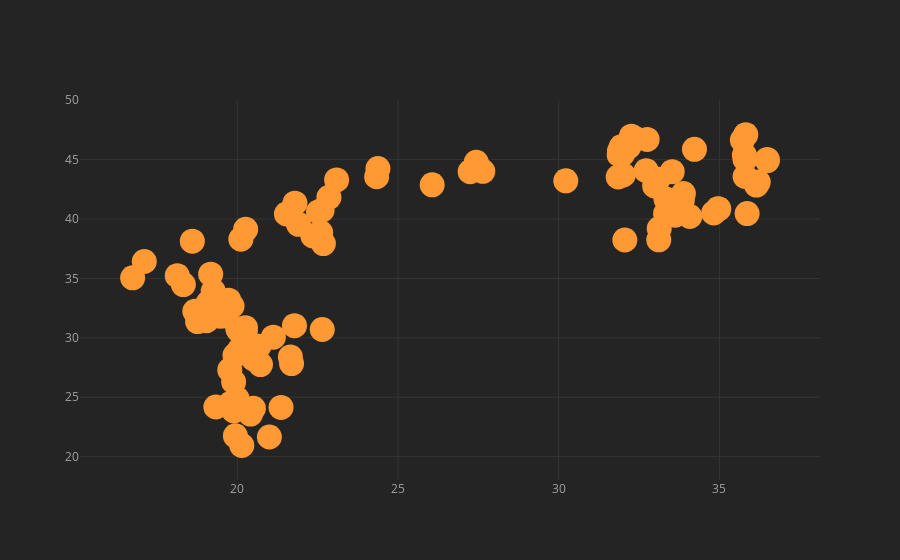

This figure's notebook cell:
### Code cell
df.iplot(x='A',y='B',size=25,mode='markers')
